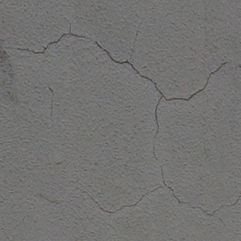
#> input picture src/machineLearning/fissura_dataset/train/fissura_retracao/FR12.PNG, 241 x 241 px, found by its file name; its folder holds 4 pictures in this run
$ python retracao_modificada.py
#> lines starting #> are read from the running program, lines starting #| are printed output that depends on the picture
import cv2
import numpy as np
import os
import random

# Caminho para a pasta de fissuras de retração
input_folder = "C:/Users/pietr/Documents/modulo6/2025-1B-T12-EC06-G01/src/machineLearning/fissura_dataset/train/fissura_retracao"

# Percorre todas as imagens da pasta
for filename in os.listdir(input_folder):
    if filename.lower().endswith((".png", ".jpg", ".jpeg")):
        img_path = os.path.join(input_folder, filename)
        img = cv2.imread(img_path)
#> img is the input picture: shape (241, 241, 3); mean B, G, R 114.3, 115.2, 115.7

        # Escolhe aleatoriamente a transformação
        transform = random.choice(['rotate', 'bright'])

        if transform == 'rotate':
            transformed = cv2.rotate(img, cv2.ROTATE_90_CLOCKWISE)
            suffix = "_rotated"
        else:
            factor = random.uniform(0.6, 1.4)
            transformed = cv2.convertScaleAbs(img, alpha=factor, beta=0)
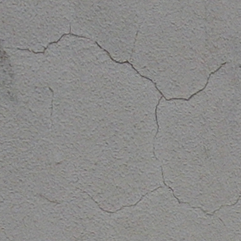
#> transformed: shape (241, 241, 3); mean B, G, R 137.9, 139, 139.6
            suffix = "_bright"

        # Cria o novo nome do arquivo
        new_filename = filename.split('.')[0] + f"{suffix}.png"
        cv2.imwrite(os.path.join(input_folder, new_filename), transformed)
#> pass 2 of the loop `for filename in os.listdir(input_folder):`:
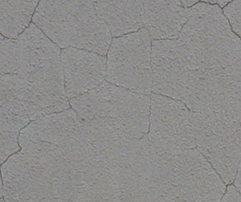
#> input picture src/machineLearning/fissura_dataset/train/fissura_retracao/FR14_bright.png, 241 x 202 px, found by its file name
#> img is the input picture: shape (202, 241, 3); mean B, G, R 138.9, 139.8, 140.8
#> `transformed = cv2.convertScaleAbs(img, alpha=factor, beta=0)`:
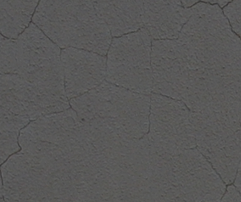
#> transformed: shape (202, 241, 3); mean B, G, R 87.8, 88.4, 89

print("Aumentação concluída com 1 transformação por imagem (rotação 90° ou brilho aleatório).")
